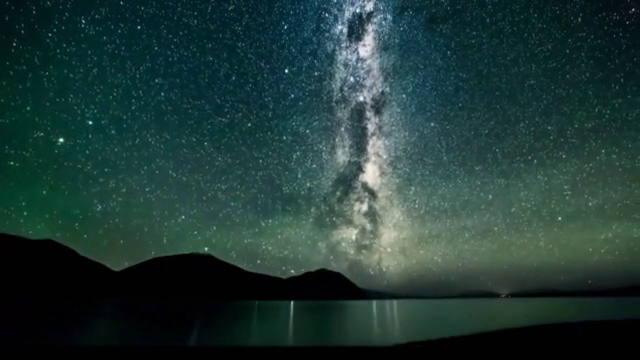
#> input picture frame 49 of OpenCV/code/call_video/Star.mp4, 640 x 360 px, given in place of video2.mp4, which was not available
$ python seperate.py
#> lines starting #> are read from the running program, lines starting #| are printed output that depends on the picture; after the words box and inside, x2 and y2 are one past the last pixel; in counts of white or black regions, pixels touching at a corner belong together; pictures that were not available may be replaced by others from this repository, and a replacement may not be noted
import cv2
import numpy as np

cap = cv2.VideoCapture("images/video2.mp4")

# 전경-배경 분할 수행자 선언
bgMethod1 = cv2.createBackgroundSubtractorMOG2()
bgMethod2 = cv2.createBackgroundSubtractorKNN()
bgMethod1_blur = cv2.createBackgroundSubtractorMOG2()
bgMethod2_blur = cv2.createBackgroundSubtractorKNN()

imgIndex = 1
while(cap.isOpened()):
    # 영상 읽어오고, 존재 않을시 while 종료
    ret, frame = cap.read()
#> frame is the input picture: shape (360, 640, 3); mean B, G, R 54.2, 57.8, 32
    if frame is None:
        break

    # 전경 배경 분리 수행
    frame = cv2.resize(frame, (320, 240))
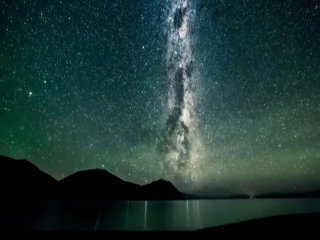
#> frame: shape (240, 320, 3); mean B, G, R 54.2, 57.8, 32
    if imgIndex != 1:
        bgMOG = bgMethod1.getBackgroundImage()
        bgKNN = bgMethod2.getBackgroundImage()
        bgMOG_blur = bgMethod1_blur.getBackgroundImage()
        bgKNN_blur = bgMethod2_blur.getBackgroundImage()
    fgMOG = bgMethod1.apply(frame, learningRate = -1)
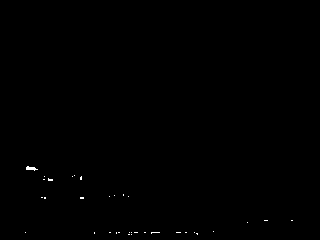
#> fgMOG: shape (240, 320); values 127 (black) and 255 (white), 0.16% white in thin lines or dots, all inside (x1, y1, x2, y2) = (25, 166, 293, 235)
    fgKNN = bgMethod2.apply(frame)
#> fgKNN: shape (240, 320); every value is 255
    fgMOG_blur = bgMethod1_blur.apply(cv2.blur(frame, (5,5)), learningRate = -1)
#> fgMOG_blur: shape (240, 320); values 127 (black) and 255 (white), 0.01% white in thin lines or dots, all inside (x1, y1, x2, y2) = (28, 167, 34, 170)
    fgKNN_blur = bgMethod2_blur.apply(cv2.blur(frame, (5,5)))

    print(imgIndex)

    # 영상 저장
    cv2.imwrite("output/" + "mog2_" + str(imgIndex) + ".jpg", fgMOG)
    cv2.imwrite("output/" + "knn_" + str(imgIndex) + ".jpg", fgKNN)
    cv2.imwrite("output/" + "mog2_blur_" + str(imgIndex) + ".jpg", fgMOG_blur)
    cv2.imwrite("output/" + "knn_blur" + str(imgIndex) + ".jpg", fgMOG_blur)

    imgIndex += 1
    cv2.waitKey(30)

    if imgIndex > 100 :
        break

$ run again, starting later in the video
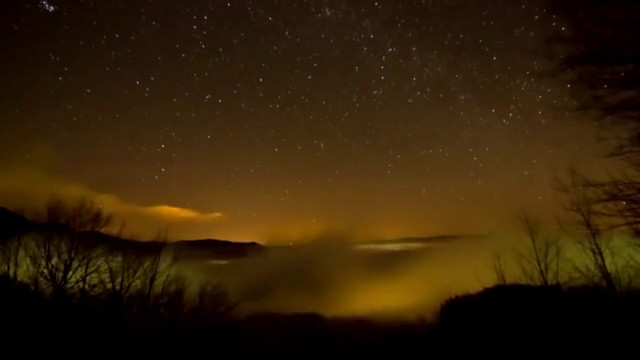
#> input picture frame 222 of OpenCV/code/call_video/Star.mp4, 640 x 360 px, given in place of video2.mp4, which was not available
#> frame is the input picture: shape (360, 640, 3); mean B, G, R 8, 33, 52.4
#> frame: shape (240, 320, 3)
#> `fgMOG = bgMethod1.apply(frame, learningRate = -1)`:
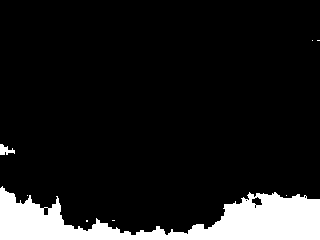
#> fgMOG: shape (240, 320); values 127 (black) and 255 (white), 11.1% white; 8 white regions (6 under 20 px), largest, box (x1, y1, x2, y2) and area: (0, 186, 320, 240) 8390, (0, 144, 15, 155) 97
#> fgKNN: shape (240, 320); every value is 255
#> `fgMOG_blur = bgMethod1_blur.apply(cv2.blur(frame, (5,5)), learningRate..`:
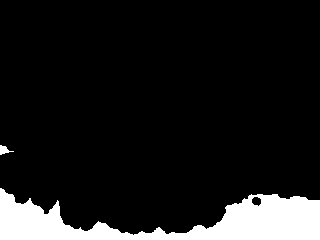
#> fgMOG_blur: shape (240, 320); values 127 (black) and 255 (white), 10.6% white; 2 white regions, box (x1, y1, x2, y2) and area: (0, 188, 320, 240) 8075, (0, 145, 14, 155) 69

$ run again, starting later in the video
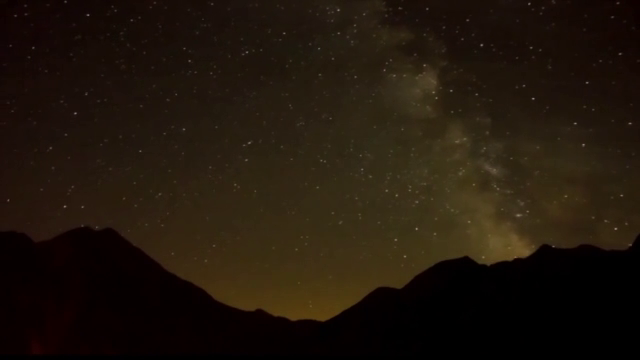
#> input picture frame 395 of OpenCV/code/call_video/Star.mp4, 640 x 360 px, given in place of video2.mp4, which was not available
#> frame is the input picture: shape (360, 640, 3); mean B, G, R 11.7, 22.4, 32.4
#> frame: shape (240, 320, 3)
#> `fgMOG = bgMethod1.apply(frame, learningRate = -1)`:
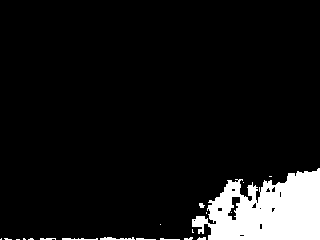
#> fgMOG: shape (240, 320); values 127 (black) and 255 (white), 8.5% white; 20 white regions (12 under 20 px), largest, box (x1, y1, x2, y2) and area: (192, 168, 320, 240) 6253, (100, 237, 135, 240) 71, (62, 238, 98, 240) 52
#> fgKNN: shape (240, 320); every value is 255
#> `fgMOG_blur = bgMethod1_blur.apply(cv2.blur(frame, (5,5)), learningRate..`:
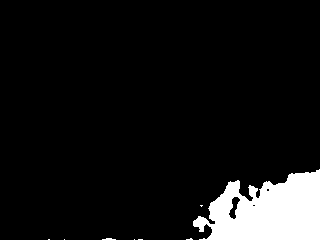
#> fgMOG_blur: shape (240, 320); values 127 (black) and 255 (white), 8.1% white; 8 white regions (6 under 20 px), largest, box (x1, y1, x2, y2) and area: (193, 169, 320, 240) 6206, (102, 238, 116, 240) 20
